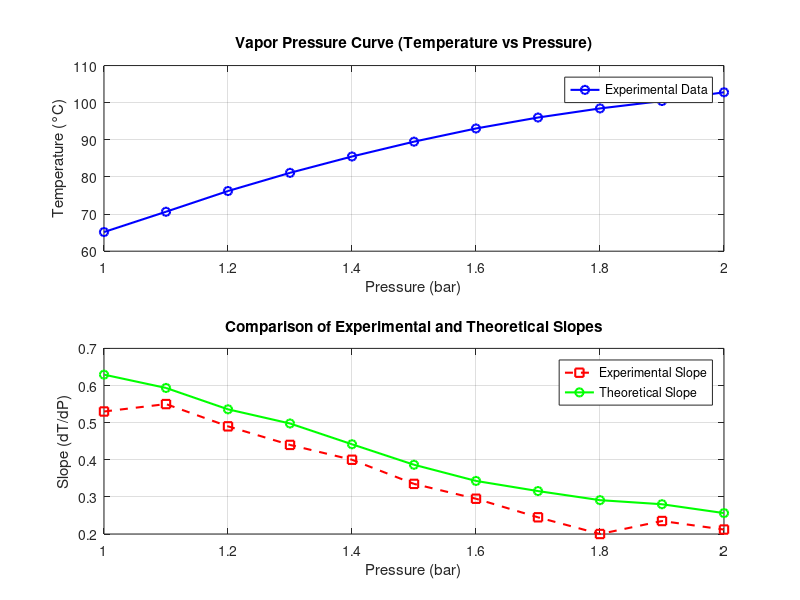

Write the MATLAB code that produced this figure. (Note: this script raises an error after producing the figure.)
pressure = [1.0 1.1 1.2 1.3 1.4 1.5 1.6 1.7 1.8 1.9 2.0];
temperature = [65.15 70.62 76.2 81.1 85.5 89.5 93.05 96.0 98.45 100.45 102.8];
exp_slope = [0.53 0.55 0.49 0.44 0.40 0.335 0.295 0.245 0.20 0.235 0.212];
calc_slope = [0.62931 0.593457 0.535867 0.497697 0.441719 0.38656 0.342974 0.315647 0.291167 0.280168 0.2563];

figure('Position', [100, 100, 800, 600])

% Graph 1
subplot(2,1,1)
plot(pressure, temperature, 'o-b', 'LineWidth', 1.5)
title('Vapor Pressure Curve (Temperature vs Pressure)')
xlabel('Pressure (bar)')
ylabel('Temperature (°C)')
grid on
legend('Experimental Data')

% Graph 2
subplot(2,1,2)
plot(pressure, exp_slope, 's--r', 'LineWidth', 1.5)
hold on
plot(pressure, calc_slope, 'o-g', 'LineWidth', 1.5)
title('Comparison of Experimental and Theoretical Slopes')
xlabel('Pressure (bar)')
ylabel('Slope (dT/dP)')
grid on
legend('Experimental Slope', 'Theoretical Slope')

sgtitle('Marcet Boiler Experiment')
